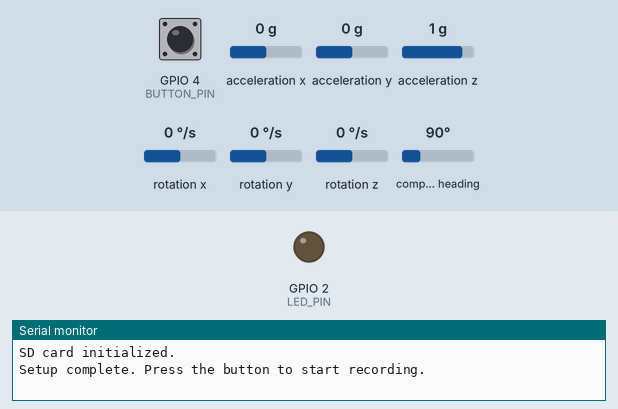
A sketch run on a simulated ESP32. Parts: output pins drawn as LEDs (lit = HIGH), the last lines printed to the serial monitor. The test bench sets the inputs (shaded band); at power-on: GPIO 4 (BUTTON_PIN) HIGH, acceleration x 0 g, acceleration y 0 g, acceleration z 1 g, rotation x 0 °/s, rotation y 0 °/s, rotation z 0 °/s, compass heading 90°. Storage starts empty.

Above: at 1.2 s.
1.3 s: GPIO 4 (BUTTON_PIN) pulled LOW for 3.2 s
At 4.7 s:
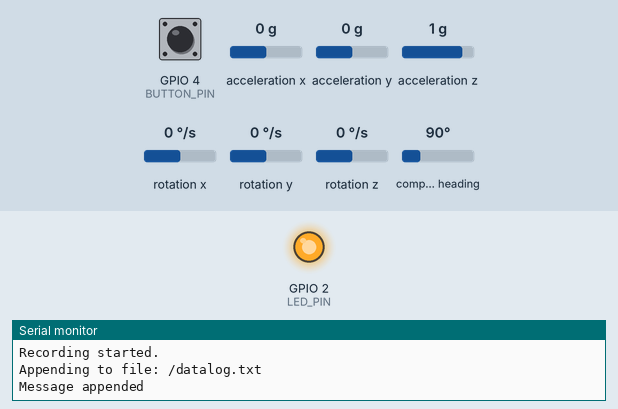
6.0 s: GPIO 4 (BUTTON_PIN) pulled LOW for 0.15 s
At 7.3 s:
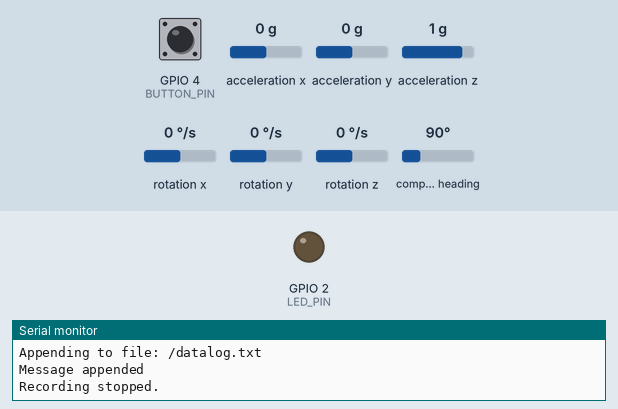
7.7 s: GPIO 4 (BUTTON_PIN) pulled LOW for 1 s
At 9.0 s:
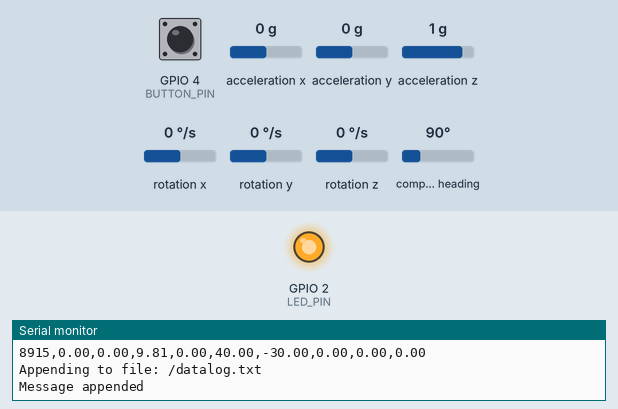
Timing chart, 0 to 10.7 s (numbered marks = the images above; inputs shaded):
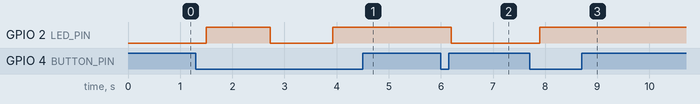

The sketch:

IMU_TO_SDCARd.ino
```cpp
#include <Wire.h>
#include <Adafruit_Sensor.h>
#include <Adafruit_BNO055.h>
#include "FS.h"
#include "SD.h"
#include <SPI.h>

// Define pins for components
#define LED_PIN 2
#define BUTTON_PIN 4
#define SD_CS_PIN 5

// State variables
bool isRecording = false;
String dataMessage = "";  // For logging data
unsigned long lastImuSampleTime = 0;
const unsigned long imuSampleInterval = 100;  // IMU sampling every 100ms

// Initialize components
Adafruit_BNO055 bno = Adafruit_BNO055(55);
File dataFile;

void setup() {
  // Initialize serial communication
  Serial.begin(115200);

  // Initialize button
  pinMode(BUTTON_PIN, INPUT_PULLUP);

  // Initialize LED
  pinMode(LED_PIN, OUTPUT);
  digitalWrite(LED_PIN, LOW);  // LED off initially

  // Initialize SD card
  if (!SD.begin(SD_CS_PIN)) {
    Serial.println("SD card initialization failed!");
    return;
  }
  Serial.println("SD card initialized.");

  // Initialize BNO055
  if (!bno.begin()) {
    Serial.println("BNO055 not detected!");
    while (1);
  }
  bno.setExtCrystalUse(true);  // Use external crystal for accuracy

  Serial.println("Setup complete. Press the button to start recording.");
}

void loop() {
  // Handle button press to toggle recording
  if (digitalRead(BUTTON_PIN) == LOW) {
    delay(200);  // Debounce delay

    // Toggle recording state
    isRecording = !isRecording;

    if (isRecording) {
      // Start recording
      digitalWrite(LED_PIN, HIGH);  // Turn on LED
      Serial.println("Recording started.");
      appendFile(SD, "/datalog.txt", "Time(ms),AccelX,AccelY,AccelZ,MagX,MagY,MagZ,GyroX,GyroY,GyroZ\n");

    } else {
      // Stop recording
      Serial.println("Recording stopped.");
      digitalWrite(LED_PIN, LOW);  // Turn off LED
    }

    delay(1000);  // Debounce delay to avoid multiple triggers
  }

  // If recording, log data
  if (isRecording) {
    unsigned long currentMillis = millis();

    // Handle IMU logging (every 100ms)
    if (currentMillis - lastImuSampleTime >= imuSampleInterval) {
      lastImuSampleTime = currentMillis;
      logImuData();  // Log IMU data
    }
  }
}

void logImuData() {
  // Log IMU data from BNO055
  sensors_event_t accelData, magData, gyroData;
  bno.getEvent(&accelData, Adafruit_BNO055::VECTOR_ACCELEROMETER);
  bno.getEvent(&magData, Adafruit_BNO055::VECTOR_MAGNETOMETER);
  bno.getEvent(&gyroData, Adafruit_BNO055::VECTOR_GYROSCOPE);

  // Prepare the log data message
  dataMessage = String(millis()) + "," +
                String(accelData.acceleration.x) + "," +
                String(accelData.acceleration.y) + "," +
                String(accelData.acceleration.z) + "," +
                String(magData.magnetic.x) + "," +
                String(magData.magnetic.y) + "," +
                String(magData.magnetic.z) + "," +
                String(gyroData.gyro.x) + "," +
                String(gyroData.gyro.y) + "," +
                String(gyroData.gyro.z) + "\n";

  // Append the IMU data to the SD card
  Serial.println("Saving IMU data to SD card: ");
  Serial.println(dataMessage);
  appendFile(SD, "/datalog.txt", dataMessage.c_str());
}

// Function to write to the SD card (don't modify)
void writeFile(fs::FS &fs, const char * path, const char * message) {
  Serial.printf("Writing file: %s\n", path);

  File file = fs.open(path, FILE_WRITE);
  if(!file) {
    Serial.println("Failed to open file for writing");
    return;
  }
  if(file.print(message)) {
    Serial.println("File written");
  } else {
    Serial.println("Write failed");
  }
  file.close();
}

// Function to append data to the SD card (don't modify)
void appendFile(fs::FS &fs, const char * path, const char * message) {
  Serial.printf("Appending to file: %s\n", path);

  File file = fs.open(path, FILE_APPEND);
  if(!file) {
    Serial.println("Failed to open file for appending");
    return;
  }
  if(file.print(message)) {
    Serial.println("Message appended");
  } else {
    Serial.println("Append failed");
  }
  file.close();
}
```

Measured:
- after the input at 1.3 s, GPIO 2 (LED_PIN): LOW → HIGH after 0.20 s, → LOW 1.2 s later, → HIGH 1.2 s later
- after the input at 6.0 s, GPIO 2 (LED_PIN): HIGH → LOW after 0.20 s
- after the input at 7.7 s, GPIO 2 (LED_PIN): LOW → HIGH after 0.20 s
